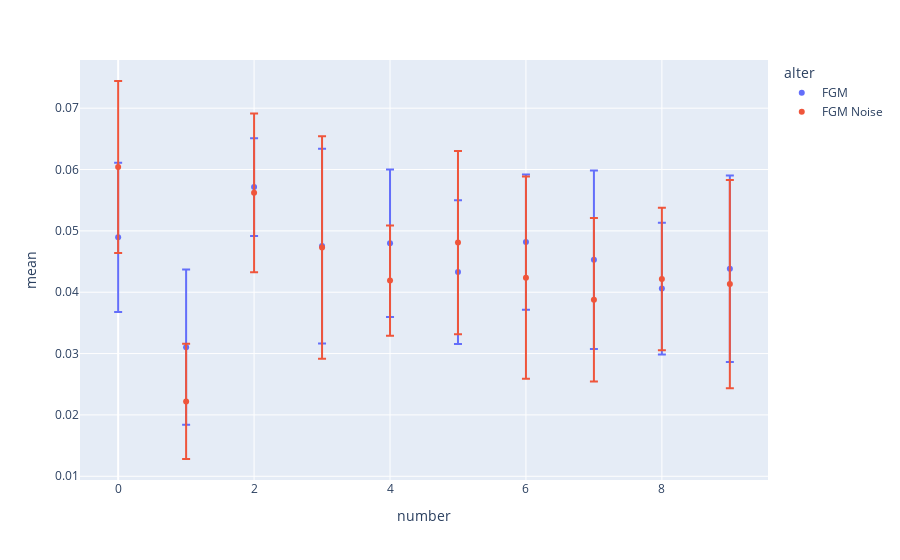

The notebook cell this image was saved under:
### Code cell
import plotly.express as px
import pandas as pd 


df= pd.DataFrame({})
for conf in [(0,'Normal'),(1,'FGM'),(2,'FGM Noise'),(3,'CW'),(4,'CW Noise')][1:3]:
    lossMean=[]
    lossStd=[]
    for number in range(10):
        m,s = rec_loss(conf[0],number)
        lossMean.append(m)
        lossStd.append(s)
    dfConf = pd.DataFrame({'number' : list(range(10)),'mean' : lossMean,'std' : lossStd, 'alter' : 10*[conf[1]] })
    df=pd.concat([df,dfConf])
    
fig = px.scatter(df, x="number", y="mean", color="alter", error_y="std")
fig.show()

### Figure 1 — Plotly figure (JSON) as saved in the notebook; plotly's stock layout.template omitted (floating-point values rounded to 4 significant figures)
{"data": [{"error_y": {"array": [0.01216, 0.01265, 0.007955, 0.01587, 0.01202, 0.01173, 0.01103, 0.01453, 0.01074, 0.01519]}, "hovertemplate": "alter=FGM<br>number=%{x}<br>mean=%{y}<extra></extra>", "legendgroup": "FGM", "marker": {"color": "#636efa", "symbol": "circle"}, "mode": "markers", "name": "FGM", "orientation": "v", "showlegend": true, "type": "scatter", "x": [0, 1, 2, 3, 4, 5, 6, 7, 8, 9], "xaxis": "x", "y": [0.04895, 0.03104, 0.05714, 0.04752, 0.04799, 0.04328, 0.04817, 0.04529, 0.04059, 0.04383], "yaxis": "y"}, {"error_y": {"array": [0.01402, 0.009388, 0.01294, 0.01814, 0.008978, 0.01494, 0.01648, 0.01332, 0.01162, 0.01697]}, "hovertemplate": "alter=FGM Noise<br>number=%{x}<br>mean=%{y}<extra></extra>", "legendgroup": "FGM Noise", "marker": {"color": "#EF553B", "symbol": "circle"}, "mode": "markers", "name": "FGM Noise", "orientation": "v", "showlegend": true, "type": "scatter", "x": [0, 1, 2, 3, 4, 5, 6, 7, 8, 9], "xaxis": "x", "y": [0.06041, 0.0222, 0.05619, 0.04729, 0.0419, 0.04809, 0.04236, 0.03876, 0.04216, 0.04132], "yaxis": "y"}], "layout": {"legend": {"title": {"text": "alter"}, "tracegroupgap": 0}, "margin": {"t": 60}, "xaxis": {"anchor": "y", "domain": [0, 1], "title": {"text": "number"}}, "yaxis": {"anchor": "x", "domain": [0, 1], "title": {"text": "mean"}}}}
